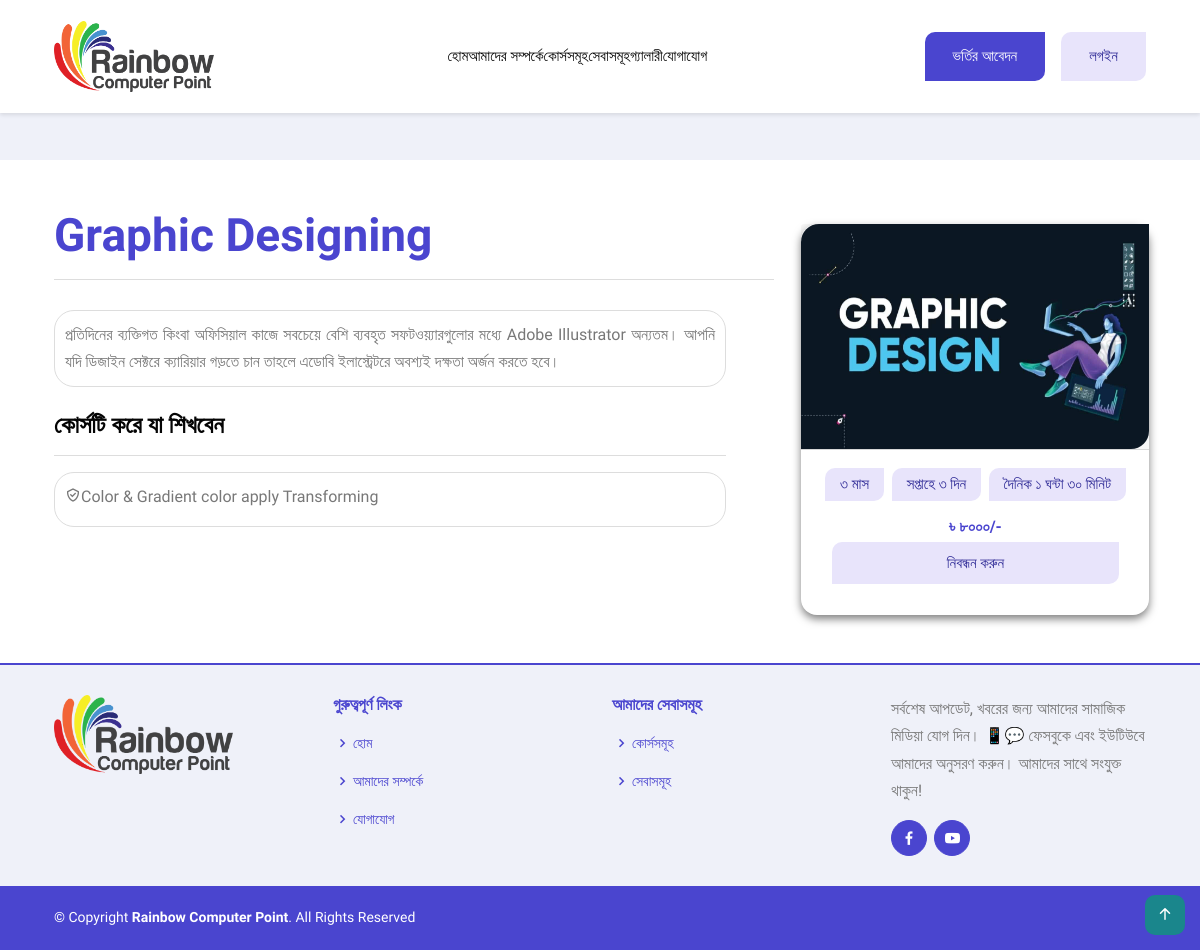
/viewCourse/2, run on the app's committed database.
### RainbowApp/models.py (models this page shows, shortened)
class CourseInfoModel(models.Model):
    CourseName = models.CharField(max_length=100, null=True)
    CourseDuration = models.CharField(max_length=100, null=True)
    WeeklyClass = models.CharField(max_length=100, null=True)
    ClassDurationHour = models.CharField(max_length=100, null=True)
    ClassDurationMinute = models.CharField(max_length=100, null=True)
    CourseFee = models.CharField(max_length=100, null=True)
    AboutCourse = models.TextField(null=True)
    CourseTopics = models.TextField(null=True)
    CourseImage = models.ImageField(upload_to='courseImg',null=True)

### RainbowProject/courseviews.py (the view)
# urls.py: path('viewCourse/<str:courseid>',viewCourse, name='viewCourse'),
def viewCourse(request,courseid):
   courseData = CourseInfoModel.objects.get(id=courseid)
   context = {
      'courseData':courseData
   }
   return render(request,'course/viewcourse.html',context)

### template/course/viewcourse.html (shortened to what this page needs)
{% extends 'master/master.html' %}
{% block content %}
  <section class="course-info">
    <div class="container mt-5 mb-5">
        <div class="row">
            <div class="col-lg-8">
                <div class="section-title">
                    <h1>{{courseData.CourseName}}</h1>
                    <hr>
                </div>
                <div class="text-center text-lg-start pe-0 pe-xl-5">
                    <p class="text-justify about-course mb-4">{{courseData.AboutCourse}}</p>
                    <h3><strong>কোর্সটি করে যা শিখবেন</strong></h3>
                    <hr>
                    <p class="text-justify course-topics mb-4" id="courseInfo">{{ courseData.CourseTopics }}</p>
                </div>
            </div>
            <div class="col-lg-4 course-info">
                <div class="card card-item">
                    <div class="card-header view view-cascade overlay text-center">
                        <img src="{{courseData.CourseImage.url}}" class="card-img-top"
                            alt="profile image">
                    </div>
                    <div class="card-body mt-3 mb-3">
                        <div class="card-info text-center">
                            <button class="btn btn-outline-primary">{{courseData.CourseDuration}} মাস</button>
                            <button class="btn btn-outline-primary">সপ্তাহে {{courseData.WeeklyClass}} দিন</button>
                            <button class="btn btn-outline-primary">দৈনিক {{courseData.ClassDurationHour}} ঘন্টা
                                {{courseData.ClassDurationMinute}} মিনিট</button>
                            <p class="price">৳ {{courseData.CourseFee}}/-</p>
                            <div class="course-footer">
                                <a href="{% url 'admissionformPage' %}"><button class="btn btn-outline-primary">নিবন্ধন করুন</button></a>
                            </div>
                        </div>
                    </div>
                </div>
            </div>
        </div>
    </div>
</section>
{% endblock content %}

### data on the page
CourseInfoModel: CourseName "Graphic Designing", AboutCourse "প্রতিদিনের ব্যক্তিগত কিংবা অফিসিয়াল কাজে সবচেয়ে বেশি ব্যবহৃত সফটওয়্যারগুলোর মধ্যে Adobe Illustrator অন্যতম। আপনি যদি ডিজাইন সেক্টরে ক্যারিয়ার গড়তে চান তাহলে এডোবি ইলাস্ট্রেটরে অবশ্যই দক্ষতা অর্জন করতে হবে।", CourseImage (picture), CourseDuration "৩", WeeklyClass "৩", ClassDurationHour "১", ClassDurationMinute "৩০", CourseFee "৮০০০"
